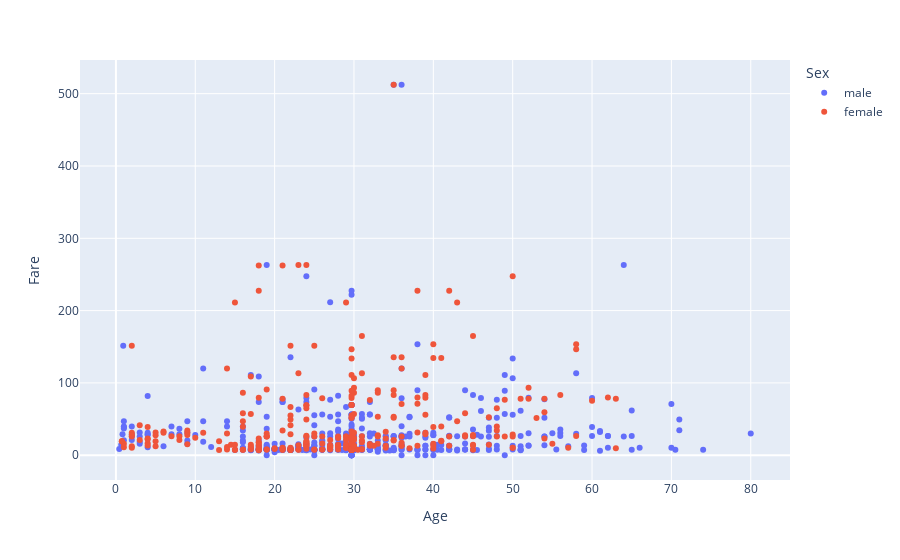

Source (notebook cell):
### Code cell
#6
fig = px.scatter(df, x="Age", y="Fare", color="Sex")
fig.show()

### Figure 1 — Plotly figure (JSON) as saved in the notebook; plotly's stock layout.template omitted (floating-point values rounded to 4 significant figures; data arrays with more than 128 entries replaced by an {"elided": "..."} marker saying what was removed)
{"data": [{"hovertemplate": "Sex=male<br>Age=%{x}<br>Fare=%{y}<extra></extra>", "legendgroup": "male", "marker": {"color": "#636efa", "symbol": "circle"}, "mode": "markers", "name": "male", "orientation": "v", "showlegend": true, "type": "scatter", "x": {"elided": "577 float values"}, "xaxis": "x", "y": {"elided": "577 float values"}, "yaxis": "y"}, {"hovertemplate": "Sex=female<br>Age=%{x}<br>Fare=%{y}<extra></extra>", "legendgroup": "female", "marker": {"color": "#EF553B", "symbol": "circle"}, "mode": "markers", "name": "female", "orientation": "v", "showlegend": true, "type": "scatter", "x": {"elided": "314 float values"}, "xaxis": "x", "y": {"elided": "314 float values"}, "yaxis": "y"}], "layout": {"legend": {"title": {"text": "Sex"}, "tracegroupgap": 0}, "margin": {"t": 60}, "xaxis": {"anchor": "y", "domain": [0, 1], "title": {"text": "Age"}}, "yaxis": {"anchor": "x", "domain": [0, 1], "title": {"text": "Fare"}}}}
